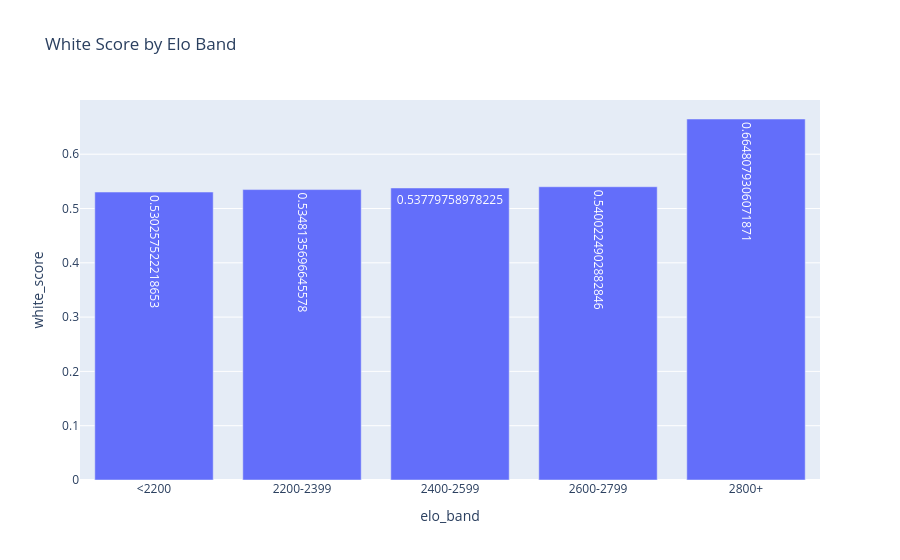

Source (notebook cell):
### Code cell
fig = px.bar(
    white_score_by_elo,
    x="elo_band",
    y="white_score",
    title="White Score by Elo Band",
    text="white_score"
)

fig.show()

### Figure 1 — Plotly figure (JSON) as saved in the notebook; plotly's stock layout.template omitted (floating-point values rounded to 4 significant figures)
{"data": [{"hovertemplate": "elo_band=%{x}<br>white_score=%{text}<extra></extra>", "legendgroup": "", "marker": {"color": "#636efa", "pattern": {"shape": ""}}, "name": "", "orientation": "v", "showlegend": false, "text": [0.5303, 0.5348, 0.5378, 0.54, 0.6648], "textposition": "auto", "type": "bar", "x": ["<2200", "2200-2399", "2400-2599", "2600-2799", "2800+"], "xaxis": "x", "y": [0.5303, 0.5348, 0.5378, 0.54, 0.6648], "yaxis": "y"}], "layout": {"barmode": "relative", "legend": {"tracegroupgap": 0}, "title": {"text": "White Score by Elo Band"}, "xaxis": {"anchor": "y", "domain": [0, 1], "title": {"text": "elo_band"}}, "yaxis": {"anchor": "x", "domain": [0, 1], "title": {"text": "white_score"}}}}
